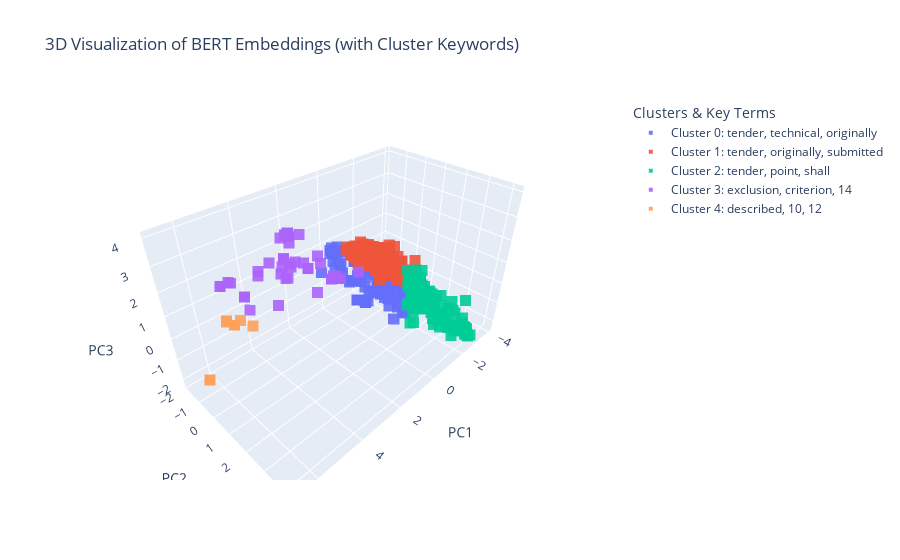

Here is the notebook cell this chart was saved with:
### Code cell
# ## Load and Preprocess Data
import pandas as pd
import re
import torch
import numpy as np
from transformers import BertTokenizer, BertModel
from sklearn.cluster import KMeans
from sklearn.decomposition import PCA
from sklearn.feature_extraction.text import TfidfVectorizer
import plotly.express as px
import plotly.graph_objects as go
from tqdm import tqdm

# Load CSV
file_path = "Data/final_cleaned.csv"
df = pd.read_csv(file_path)

# Select the text column
column_name = "Award Criteria"  # Change if needed
texts = df[column_name].astype(str).tolist()

# Preprocess text: lowercase, remove special characters
def preprocess_text(text):
    text = text.lower()
    text = re.sub(r'[^a-z0-9\s]', '', text)
    return text

texts = [preprocess_text(text) for text in texts]


# Load BERT model and tokenizer
tokenizer = BertTokenizer.from_pretrained("bert-base-uncased")
model = BertModel.from_pretrained("bert-base-uncased")
device = torch.device("cuda" if torch.cuda.is_available() else "cpu")
model.to(device)
model.eval()

# Function to get BERT embeddings
def get_bert_embedding(text):
    tokens = tokenizer(text, padding="max_length", truncation=True, max_length=128, return_tensors="pt")
    tokens = {key: val.to(device) for key, val in tokens.items()}
    
    with torch.no_grad():
        outputs = model(**tokens)
    
    return outputs.last_hidden_state[:, 0, :].cpu().numpy()

# Process embeddings in batches
batch_size = 10
embeddings = []

for i in tqdm(range(0, len(texts), batch_size)):
    batch_texts = texts[i:i+batch_size]
    batch_embeddings = np.vstack([get_bert_embedding(text) for text in batch_texts])
    embeddings.append(batch_embeddings)

# Convert to NumPy array
embeddings = np.vstack(embeddings)

# Save embeddings
np.save("bert_embeddings.npy", embeddings)

# ## Apply Clustering

num_clusters = 5 
kmeans = KMeans(n_clusters=num_clusters, n_init=10, random_state=42)
cluster_labels = kmeans.fit_predict(embeddings)

# ## Extract Key Terms for Each Cluster

def get_top_keywords(texts, labels, num_clusters, top_n=3):
    """Find top N key terms per cluster using TF-IDF"""
    vectorizer = TfidfVectorizer(stop_words='english')
    tfidf_matrix = vectorizer.fit_transform(texts)
    feature_names = np.array(vectorizer.get_feature_names_out())

    cluster_keywords = {}
    
    for cluster_id in range(num_clusters):
        cluster_texts_indices = np.where(labels == cluster_id)[0]
        cluster_tfidf = tfidf_matrix[cluster_texts_indices].mean(axis=0)
        top_indices = np.argsort(cluster_tfidf.A1)[::-1][:top_n]
        cluster_keywords[cluster_id] = ", ".join(feature_names[top_indices])

    return cluster_keywords

# Get top key terms per cluster
cluster_keywords = get_top_keywords(texts, cluster_labels, num_clusters, top_n=3)

# ## Reduce Dimensionality with PCA for 3D Visualization

pca = PCA(n_components=3)
embeddings_3d = pca.fit_transform(embeddings)

# ## 3D Visualization with Plotly (Square Markers + Cluster Key Terms)
fig = go.Figure()

for cluster_id in range(num_clusters):
    indices = np.where(cluster_labels == cluster_id)[0]
    
    # Get cluster name using keywords
    cluster_name = f"Cluster {cluster_id}: {cluster_keywords.get(cluster_id, 'N/A')}"
    
    fig.add_trace(go.Scatter3d(
        x=embeddings_3d[indices, 0],
        y=embeddings_3d[indices, 1],
        z=embeddings_3d[indices, 2],
        mode="markers",
        marker=dict(
            size=4,  
            symbol="square",  
            opacity=0.9
        ),
        name=cluster_name  # Display keywords in the legend
    ))

fig.update_layout(
    title="3D Visualization of BERT Embeddings (with Cluster Keywords)",
    scene=dict(
        xaxis_title="PC1",
        yaxis_title="PC2",
        zaxis_title="PC3"
    ),
    legend_title="Clusters & Key Terms"
)

fig.show()

# ## Reloading Saved Embeddings

def load_embeddings(file_path="bert_embeddings.npy"):
    return np.load(file_path)

### Figure 1 — Plotly figure (JSON) as saved in the notebook; plotly's stock layout.template omitted (floating-point values rounded to 4 significant figures; data arrays with more than 128 entries replaced by an {"elided": "..."} marker saying what was removed)
{"data": [{"marker": {"opacity": 0.9, "size": 4, "symbol": "square"}, "mode": "markers", "name": "Cluster 0: tender, technical, originally", "type": "scatter3d", "x": {"elided": "170 float values"}, "y": {"elided": "170 float values"}, "z": {"elided": "170 float values"}}, {"marker": {"opacity": 0.9, "size": 4, "symbol": "square"}, "mode": "markers", "name": "Cluster 1: tender, originally, submitted", "type": "scatter3d", "x": {"elided": "496 float values"}, "y": {"elided": "496 float values"}, "z": {"elided": "496 float values"}}, {"marker": {"opacity": 0.9, "size": 4, "symbol": "square"}, "mode": "markers", "name": "Cluster 2: tender, point, shall", "type": "scatter3d", "x": [-1.352, -2.594, -2.927, -1.868, -2.145, -2.766, -2.681, -1.884, -2.783, -2.338, -2.064, -2.334, -2.162, -1.863, -1.607, -0.7549, -2.845, -2.087, -1.782, -2.614, -0.7389, -2.217, -0.6538, -2.3, -3.359, -2.603, -1.952, -1.694, -2.775, -2.988, -1.868, -1.736, -2.827, -2.347, -2.446, -2.204, -2.253, -2.442, -2.756, -2.737, -2.077, -2.879, -2.563, -2.119, -1.542, -1.934, -1.892, -1.868, -2.887, -1.018, -0.9709, -0.922, -2.581, -1.886, -1.856, -1.886, -2.781, -1.494, -2.029, -0.7792, -1.673, -2.233, -1.755, -2.312, -2.677, -2.086, -1.777, -1.782, -2.436, -1.546, -1.847, -3.601, -1.613, -1.607, -1.915, -0.9941, -2.369, -2.721, -1.772, -2.152, -2.065, -2.541, -2.317, -1.617, -2.58, -2.325, -2.408, -1.58, -2.835, -2.691, -2.097, -1.915, -3.287, -2.226, -1.22, -2.751, -2.171, -2.085, -1.76, -2.266, -0.69, -1.736, -2.242, -1.362, -2.461, -2.851, -2.655, -2.807, -1.894, -1.994, -3.937, -1.957, -1.583, -2.987, -1.514, -1.782], "y": [2.195, 1.894, 1.152, 2.129, 2.313, 2.644, 4.012, 2.053, 0.7764, 1.08, 2.331, 0.9774, 1.849, 2.279, 2.349, 2.327, 3.478, 2.665, 2.13, 3.076, 2.606, 2.089, 2.351, 3.74, 3.388, 2.025, 3.761, 2.102, 4.173, 1.22, 2.129, 2.005, 0.9115, 2.724, 4.104, 2.849, 2.586, 4.204, 3.817, 3.866, 2.743, 1.344, 3.935, 3.742, 3.101, 2.136, 2.692, 2.129, 4.031, 3.363, 2.696, 2.3, 1.121, 3.197, 1.899, 2.537, 1.447, 2.497, 3.62, 2.725, 2.578, 1.143, 2.088, 1.656, 3.951, 1.807, 2.231, 2.13, 4.185, 3.285, 1.633, 1.531, 1.598, 2.827, 2.211, 2.361, 1.081, 3.907, 1.966, 3.41, 1.903, 3.063, 1.816, 3.765, 1.237, 3.091, 4.102, 2.162, 3.903, 2.572, 1.273, 2.097, 3.414, 2.216, 3.005, 2.221, 2.678, 2.441, 2.06, 2.957, 2.539, 2.005, 2.058, 1.824, 3.859, 3.154, 1.757, 2.841, 2.516, 3.542, 2.438, 3.443, 2.537, 3.203, 2.94, 2.13], "z": [-0.5174, -0.9186, -0.673, -0.4376, -0.6507, -1.278, -1.722, -1.072, -1.064, -0.7619, -0.3743, -0.04329, -0.4351, -0.6144, -0.1513, -0.2423, -2.261, -1.24, -0.1864, -1.093, -0.5075, -1.198, -0.2909, -1.371, -1.876, -0.7471, -1.805, 0.06292, -2.018, -0.5942, -0.4376, -0.2559, -1.063, -1.419, -1.675, -1.544, -1.036, -1.765, -1.9, -1.785, -1.127, -0.123, -1.578, -1.589, -1.355, -0.3149, -1.146, -0.4376, -2.239, -0.5895, -0.2988, -0.0479, -0.6309, -1.647, -2.134, -0.2049, -0.8809, 0.02617, -1.406, -0.2093, -0.4611, -0.4473, 0.03245, -0.1536, -1.685, -0.3654, -1.174, -0.1864, -1.82, -1.067, -0.2928, -1.659, -0.105, -0.7315, -0.08867, -0.2161, -0.4199, -1.74, -0.2574, -1.525, -0.1586, -1.563, -1.169, -1.133, -0.006624, -1.615, -1.786, 0.01136, -2.07, -0.7463, -0.5945, -0.06568, -0.876, -1.233, -0.4172, -1.376, -0.4855, -0.5306, -0.2932, -1.545, -1.11, -0.2559, -1.136, 0.3415, -1.379, -1.316, -1.079, -1.608, -0.3081, -1.537, -1.804, -1.539, -0.8473, -1.498, -0.551, -0.1864]}, {"marker": {"opacity": 0.9, "size": 4, "symbol": "square"}, "mode": "markers", "name": "Cluster 3: exclusion, criterion, 14", "type": "scatter3d", "x": [3.402, 2.843, 3.157, 3.74, 2.258, 2.558, 1.983, 3.75, 2.26, 4.154, 3.36, 1.983, 3.74, 2.26, 1.495, 2.258, 3.74, 4.15, 3.74, 2.26, 3.702, 2.184, 3.06, 3.121, 2.364, 2.692, 5.112, 3.74, 2.26, 4.844, 3.838, 4.211, 3.74, 4.78, 2.129, 2.129, 3.876, 4.844, 3.814, 2.004, 3.814, 3.702, 3.702, 3.264, 5.629, 5.629, 3.74, 3.74, 3.74, 3.404, 5.445, 3.702, 3.14, 2.129, 3.702, 3.74, 3.253], "y": [-0.201, -0.08321, 0.004413, 0.8311, 1.147, 0.7156, 1.312, 0.5452, -0.1249, 0.5435, -0.1758, 1.312, 0.8311, -0.1249, 1.725, 1.147, 0.8311, -0.4715, 0.8311, -0.1249, 0.8115, 1.182, -0.05026, -0.3609, 0.5835, 0.1863, -0.6838, 0.8311, -0.1249, -0.4214, -0.2138, -0.4214, 0.8311, -0.3104, 1.246, 1.246, 0.6256, -0.4214, 0.7919, 0.2963, 0.7919, 0.8115, 0.8115, -0.1637, -0.4481, -0.4481, 0.8311, 0.8311, 0.8311, 0.1684, -0.2143, 0.8115, 0.6442, 1.246, 0.8115, 0.8311, 0.2046], "z": [1.885, 2.181, 2.275, 4.023, 1.772, 1.128, 1.745, 2.207, 1.624, 1.299, 2.159, 1.745, 4.023, 1.624, 1.98, 1.772, 4.023, 2.205, 4.023, 1.624, 3.863, 1.875, 2.091, 2.331, 2.508, 2.188, 2.086, 4.023, 1.624, 1.515, 2.513, 2.078, 4.023, 0.9767, 1.865, 1.865, 3.81, 1.515, 3.967, 1.918, 3.967, 3.863, 3.863, 2.432, 2.32, 2.32, 4.023, 4.023, 4.023, 1.889, 2.504, 3.863, 3.662, 1.865, 3.863, 4.023, 3.214]}, {"marker": {"opacity": 0.9, "size": 4, "symbol": "square"}, "mode": "markers", "name": "Cluster 4: described, 10, 12", "type": "scatter3d", "x": {"elided": "169 float values"}, "y": {"elided": "169 float values"}, "z": {"elided": "169 float values"}}], "layout": {"legend": {"title": {"text": "Clusters & Key Terms"}}, "scene": {"xaxis": {"title": {"text": "PC1"}}, "yaxis": {"title": {"text": "PC2"}}, "zaxis": {"title": {"text": "PC3"}}}, "title": {"text": "3D Visualization of BERT Embeddings (with Cluster Keywords)"}}}
